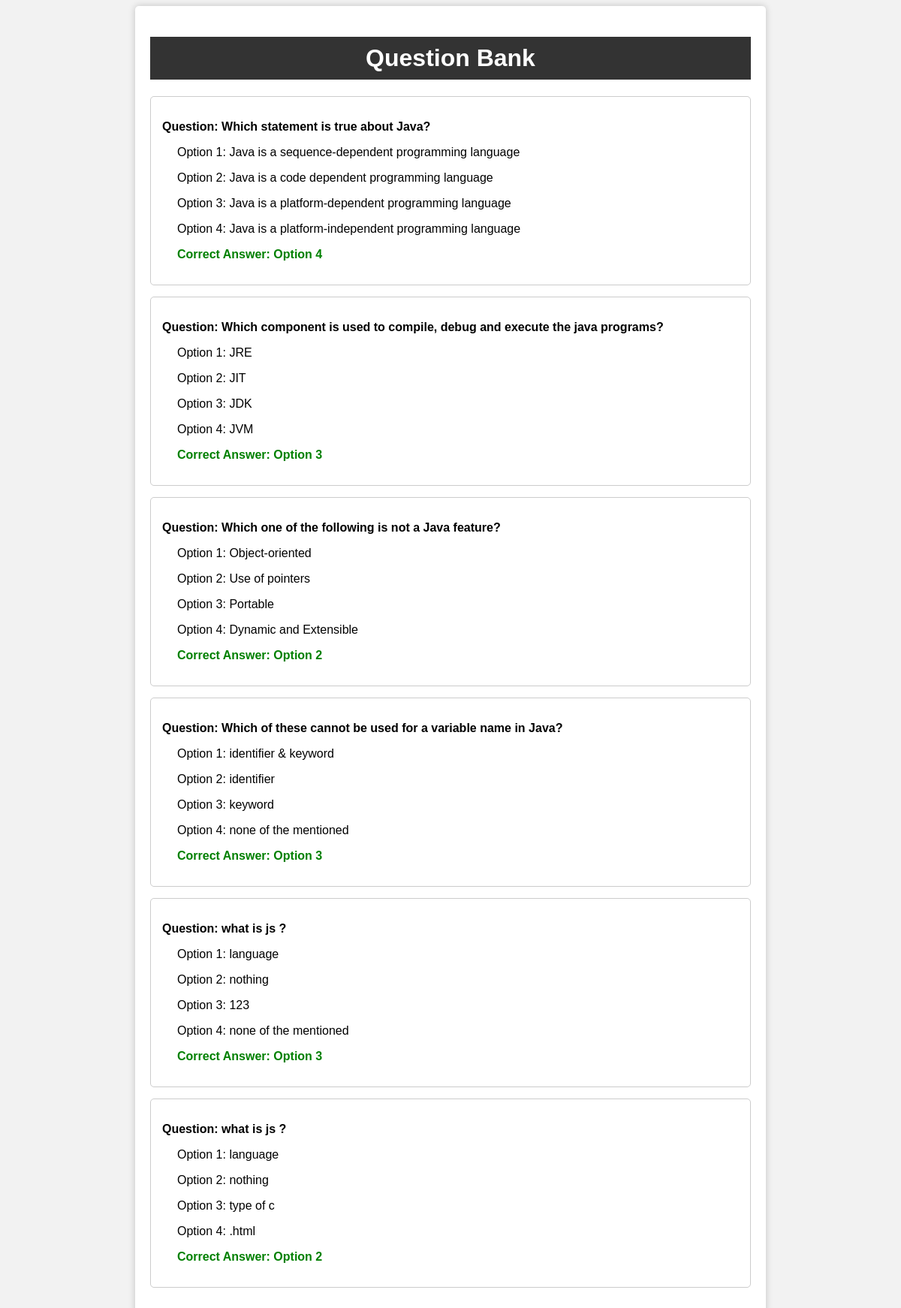
The page /question_bank.php?sub_id=4 on the database its author committed.
### tables this page shows
CREATE TABLE IF NOT EXISTS `quiz_questions` (
  `id` int(11) NOT NULL AUTO_INCREMENT,
  `sub_id` int(11) DEFAULT NULL,
  `question_text` varchar(255) NOT NULL,
  `option_1` varchar(255) NOT NULL,
  `option_2` varchar(255) NOT NULL,
  `option_3` varchar(255) NOT NULL,
  `option_4` varchar(255) NOT NULL,
  `correct_option` int(11) NOT NULL,
  PRIMARY KEY (`id`)
);

### question_bank.php (the view, shortened to what this page needs)
<!DOCTYPE html>
<html>
<head>
</head>
<body>
    <div class="container">
        <h1>Question Bank</h1>
        <?php
        if (isset($_GET['sub_id'])) {
            $sub_id = intval($_GET['sub_id']);
            $conn = new mysqli("localhost", "root", "", "login");
            $subject_query = "SELECT * FROM subjects WHERE sub_id = ?";
            $stmt = $conn->prepare($subject_query);
            if ($stmt) {
                $stmt->bind_param("i", $sub_id);
                if ($stmt->execute()) {
                    $subject_result = $stmt->get_result();
                    if ($subject_result->num_rows > 0) {
                        $questions_query = "SELECT * FROM quiz_questions WHERE sub_id = ?";
                        $stmt = $conn->prepare($questions_query);
                        if ($stmt) {
                            $stmt->bind_param("i", $sub_id);
                            if ($stmt->execute()) {
                                $questions_result = $stmt->get_result();
                                if ($questions_result->num_rows > 0) {
                                    while ($row = $questions_result->fetch_assoc()) {
                                        echo '<div class="question">';
                                        echo "<p class='question-text'>Question: " . $row['question_text'] . "</p>";
                                        echo '<div class="option">';
                                        echo "<p>Option 1: " . $row['option_1'] . "</p>";
                                        echo "<p>Option 2: " . $row['option_2'] . "</p>";
                                        echo "<p>Option 3: " . $row['option_3'] . "</p>";
                                        echo "<p>Option 4: " . $row['option_4'] . "</p>";
                                        echo "<p class='correct-answer'>Correct Answer: Option " . $row['correct_option'] . "</p>";
                                        echo '</div>';
                                        echo '</div>';
                                    }
                                } else {
                                    echo "No questions found for this subject.";
                                }
                            }
                        }
                    }
                }
            }
        } else {
            echo "Invalid sub_id parameter.";
        }
        ?>
    </div>
</body>
</html>

### question_bank.php (style rules this page uses)
body { font-family: Arial, sans-serif; background-color: #f2f2f2; }
.container { max-width: 800px; margin: 0 auto; background-color: #fff; padding: 20px; border-radius: 5px; box-shadow: 0 0 10px rgba(0, 0, 0, 0.2); }
h1 { background-color: #333; color: white; padding: 10px; text-align: center; }
.question { background-color: #fff; padding: 15px; border: 1px solid #ccc; border-radius: 5px; margin-bottom: 15px; }
.question-text { font-weight: bold; margin-bottom: 10px; }
.option { margin-left: 20px; }
.correct-answer { font-weight: bold; color: green; }

### rows shown on the page
quiz_questions: question_text "Which statement is true about Java?", option_1 "Java is a sequence-dependent programming language", option_2 "Java is a code dependent programming language", option_3 "Java is a platform-dependent programming language", option_4 "Java is a platform-independent programming language", correct_option "4"
quiz_questions: question_text "Which component is used to compile, debug and execute the java programs?", option_1 "JRE", option_2 "JIT", option_3 "JDK", option_4 "JVM", correct_option "3"
quiz_questions: question_text "Which one of the following is not a Java feature?", option_1 "Object-oriented", option_2 "Use of pointers", option_3 "Portable", option_4 "Dynamic and Extensible", correct_option "2"
quiz_questions: question_text "Which of these cannot be used for a variable name in Java?", option_1 "identifier & keyword", option_2 "identifier", option_3 "keyword", option_4 "none of the mentioned", correct_option "3"
quiz_questions: question_text "what is js ?", option_1 "language", option_2 "nothing", option_3 "123", option_4 "none of the mentioned", correct_option "3"
quiz_questions: question_text "what is js ?", option_1 "language", option_2 "nothing", option_3 "type of c", option_4 ".html", correct_option "2"
